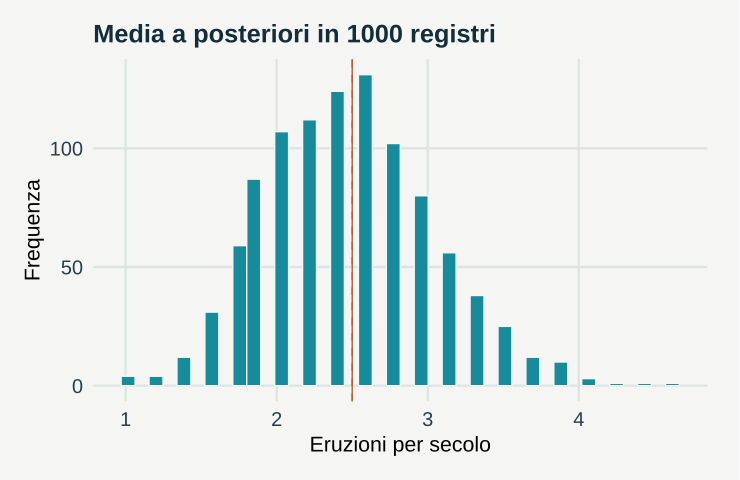

The script that saved this image:
# GeoStat Lab — funzioni comuni. R >= 4.3; ggplot2 >= 3.4; jsonlite.
suppressPackageStartupMessages(library(ggplot2))
col_geo <- c('#168B9C','#BC5B35','#7054A4','#A17B19','#227864','#64748B')
theme_set(theme_minimal(base_size=17, base_family='sans') + theme(
  plot.background=element_rect(fill='#F5F6F3',colour=NA),
  panel.background=element_rect(fill='#F5F6F3',colour=NA),
  panel.grid.minor=element_blank(),panel.grid.major=element_line(colour='#DCE3E2'),
  plot.title=element_text(size=19,face='bold',colour='#122D3B'),
  plot.subtitle=element_text(size=13,colour='#405560',margin=margin(b=12)),
  axis.text=element_text(size=15,colour='#273E4A'),axis.title=element_text(size=16),
  legend.position='bottom',legend.title=element_blank(),legend.text=element_text(size=14),
  strip.text=element_text(size=15,face='bold'),plot.margin=margin(18,24,18,18)))
metric <- function(...) data.frame(grandezza=names(c(...)),valore=as.character(c(...)),check.names=FALSE)
f <- function(x,d=3) {out<-formatC(x,digits=d,format='fg');out[!is.finite(x)]<-'Non definito';out}
line_plot <- function(d,x='x',y='y',title='',xl=x,yl=y,group=NULL) {
 p<-ggplot(d,aes(x=.data[[x]],y=.data[[y]]))
 if(is.null(group)) p<-p+geom_line(colour=col_geo[1],linewidth=1.05) else p<-p+aes(colour=.data[[group]],group=.data[[group]])+geom_line(linewidth=1)+scale_colour_manual(values=col_geo)
 p+labs(title=title,x=xl,y=yl)
}
point_plot <- function(d,x='x',y='y',title='',xl=x,yl=y,group=NULL) {
 p<-ggplot(d,aes(x=.data[[x]],y=.data[[y]]))
 if(is.null(group))p<-p+geom_point(colour=col_geo[1],size=2.5,alpha=.8) else p<-p+aes(colour=.data[[group]])+geom_point(size=2.7,alpha=.85)+scale_colour_manual(values=col_geo)
 p+labs(title=title,x=xl,y=yl)
}
hist_plot<-function(x,title='',xl='Valore',bins=20)ggplot(data.frame(x=x),aes(x))+geom_histogram(bins=bins,fill=col_geo[1],colour='#F5F6F3')+labs(title=title,x=xl,y='Frequenza')
bar_plot<-function(d,x='gruppo',y='valore',title='',yl='Valore')ggplot(d,aes(x=.data[[x]],y=.data[[y]],fill=.data[[x]]))+geom_col(width=.65)+scale_fill_manual(values=rep(col_geo,length.out=length(unique(d[[x]])) ))+guides(fill='none')+labs(title=title,x=NULL,y=yl)
map_plot<-function(d,z='z',title='',xl='Est [km]',yl='Nord [km]')ggplot(d,aes(x,y,fill=.data[[z]]))+geom_raster()+coord_equal()+scale_fill_gradientn(colours=c('#153F56','#298C9C','#B8CDB2','#F1D889','#AD542F'))+labs(title=title,x=xl,y=yl)
acf_data<-function(x,lag=20){a<-acf(x,lag.max=min(lag,length(x)-1),plot=FALSE);data.frame(x=as.vector(a$lag)[-1],y=as.vector(a$acf)[-1])}
# AR(1), distribuzione marginale stazionaria N(0, 1).
ar_series<-function(n,rho){x<-numeric(n);x[1]<-rnorm(1);for(i in 2:n)x[i]<-rho*x[i-1]+sqrt(1-rho^2)*rnorm(1);x}
# Distanze euclidee in unità metriche già dichiarate; nessuna conversione implicita di CRS.
dist_cross<-function(a,b)sqrt(outer(a[,1],b[,1],'-')^2+outer(a[,2],b[,2],'-')^2)
# Predittore IDW: i punti coincidenti ricevono esattamente il valore osservato.
idw<-function(xy,z,new,power=2){dd<-dist_cross(new,xy);apply(dd,1,function(d)if(any(d<1e-10))mean(z[d<1e-10])else weighted.mean(z,d^(-power)))}
# CART didattico binario: divisioni assiali che minimizzano l'impurità di Gini.
cart_fit<-function(x,y,depth=2,minleaf=4){
 node<-list(p=mean(y),n=length(y));if(depth<1||length(unique(y))<2||length(y)<2*minleaf)return(node)
 best<-Inf
 for(j in seq_len(ncol(x))){v<-sort(unique(x[,j])); if(length(v)<2)next
  for(cut in (head(v,-1)+tail(v,-1))/2){left<-x[,j]<=cut;nl<-sum(left);nr<-sum(!left);if(min(nl,nr)<minleaf)next
   score<-nl*mean(y[left])*(1-mean(y[left]))+nr*mean(y[!left])*(1-mean(y[!left]))
   if(score<best){best<-score;node$j<-j;node$cut<-cut;split<-left}
  }
 }
 if(is.finite(best)){node$left<-cart_fit(x[split,,drop=FALSE],y[split],depth-1,minleaf);node$right<-cart_fit(x[!split,,drop=FALSE],y[!split],depth-1,minleaf)};node
}
cart_predict<-function(tree,x)apply(x,1,function(row){t<-tree;while(!is.null(t$j))t<-if(row[t$j]<=t$cut)t$left else t$right;t$p})
p <- list(fattore = 1, forza = 1.8, seed = 17)
set.seed(p$seed)
lam <- 2.5

T <- 3.75

a0 <- p$fattore * lam * p$forza

N <- rpois(1000, lam * T)

m <- (a0 + N)/(p$forza + T)

dentro <- qgamma(0.025, a0 + N, p$forza + T) <= lam & lam <= qgamma(0.975, a0 + N, p$forza + T)

code <- pmin(pnbinom(N, size = a0, mu = a0/p$forza * T), 1 - pnbinom(N - 1, size = a0, mu = a0/p$forza * 
    T))

data <- data.frame(m = m)

plots <- list(hist_plot(m, title = "Media a posteriori in 1000 registri", xl = "Eruzioni per secolo", 
    bins = 40) + geom_vline(xintercept = lam, linetype = 2, colour = col_geo[6]) + geom_vline(xintercept = p$fattore * 
    lam, colour = col_geo[2]))

metrics <- metric(`Media a priori` = f(p$fattore * lam), `Media delle medie a posteriori` = f(mean(m)), 
    `Copertura dell’intervallo al 95%` = f(mean(dentro)), `Quota di conflitti segnalati` = f(mean(2 * 
        code < 0.05)))
print(metrics,row.names=FALSE)
ggplot2::ggsave('m21-priori-A.svg',plots[[1]],device=svglite::svglite,width=7.7,height=5.0,bg='#F8F6F1')
